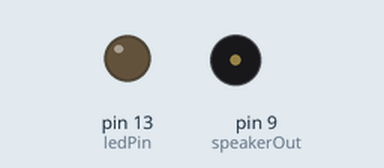
Simulated run of this sketch. Board: Arduino Uno, built with avr-gcc and run on an emulated ATmega328P. On the bench: output pins drawn as LEDs (lit = HIGH), buzzer (waves = sounding).

Above: at 0.1 s.
At 37.78 s:
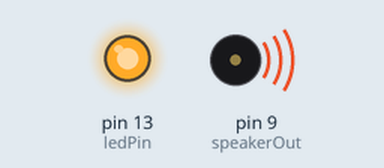
Timing chart, 0 to 40.0 s (numbered marks = the images above):
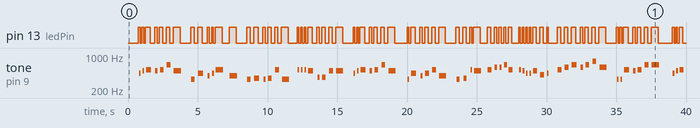

The sketch:

MYtoneMelody.ino
```cpp
/*
  Arduino Mario Bros Tunes
  With Piezo Buzzer and PWM

  Connect the positive side of the Buzzer to pin 3,
  then the negative side to a 1k ohm resistor. Connect
  the other side of the 1 k ohm resistor to
  ground(GND) pin on the Arduino.

  by: Dipto Pratyaksa
  last updated: 31/3/13
*/
#include "pitches.h"

int castleSky[] = {
  0, 0, 0, NOTE_A4, NOTE_B4,
  NOTE_C5, NOTE_B4, NOTE_C5, NOTE_E5,
  NOTE_B4, 0, NOTE_E4,
  NOTE_A4, NOTE_G4, NOTE_A4, NOTE_C5,
  NOTE_G4, 0, NOTE_E4,
  NOTE_F4, NOTE_E4, NOTE_F4, NOTE_C5,
  NOTE_E4, 0, NOTE_C5, NOTE_C5, NOTE_C5,
  NOTE_B4, NOTE_FS4, NOTE_FS4, NOTE_B4,
  NOTE_B4, 0, NOTE_A4, NOTE_B4,
  NOTE_C5, NOTE_B4, NOTE_C5, NOTE_E5,
  NOTE_B4, 0, 0, NOTE_E4,
  // REPEAT
  NOTE_A4, NOTE_G4, NOTE_A4, NOTE_C5,
  NOTE_G4, 0, NOTE_E4,
  NOTE_F4, NOTE_C5, NOTE_B4, NOTE_C5,
  NOTE_D5, NOTE_D5, NOTE_E5, NOTE_C5, 0,
  NOTE_C5, NOTE_B4, NOTE_A4, NOTE_A4, NOTE_B4, NOTE_GS4,
  NOTE_A4, 0, NOTE_C5, NOTE_D5,
  NOTE_E5, NOTE_D5, NOTE_E5, NOTE_G5,
  NOTE_D5, 0, NOTE_E4, NOTE_E4,
  NOTE_C5, NOTE_B4, NOTE_C5, NOTE_E5,
  NOTE_E5, 0, 0,
  NOTE_A4, NOTE_B4, NOTE_C5, NOTE_B4, NOTE_D5,
  NOTE_C5, NOTE_G4, NOTE_G4, 0,
  NOTE_F5, NOTE_E5, NOTE_D5, NOTE_C5,
  NOTE_E5
};

int tempoCastleSky[] = {
  4, 4, 4, 8, 8,
  3, 6, 4, 4,
  2, 4, 4,
  3, 6, 8, 2.6,
  2, 4, 4,
  3, 6, 4, 4,
  2, 8, 8, 8, 8,
  3, 6, 4, 4,
  2, 4, 8, 8,
  3, 6, 4, 4,
  2, 4, 8, 8,
  //repeat
  3, 6, 4, 4,
  2, 4, 4,
  4, 8, 2.6, 4,
  6, 6, 6, 4, 4,
  8, 8, 8, 8, 4, 4,
  8, 2.6, 4, 4,
  3, 6, 4, 4,
  2, 4, 8, 8,
  3, 6, 4, 4,
  2, 4, 4,
  8, 8, 4, 4, 4,
  3, 6, 4, 4,
  4, 4, 4, 4,
  1
};

int flyMeToTheMoon[] = {
  NOTE_C5, NOTE_B4, NOTE_A4, NOTE_G4, NOTE_F4,
  NOTE_G4, NOTE_A4, NOTE_C5, NOTE_B4,
  NOTE_A4, NOTE_G4, NOTE_F4, NOTE_E4,
  0, 0, 0,
  NOTE_A4, NOTE_G4, NOTE_F4, NOTE_E4, NOTE_D4,
  NOTE_E4, NOTE_F4, NOTE_A4,
  NOTE_GS4, NOTE_F4, NOTE_E4, NOTE_D4, NOTE_C4,
  // Ending
  NOTE_CS4, NOTE_D4, NOTE_A4, NOTE_A4,
  NOTE_C5, NOTE_B4,
  NOTE_E5,
  0, 0, 0, NOTE_E5,
  NOTE_E5, NOTE_C5, NOTE_C5,
  0, 0, NOTE_C5, NOTE_D5,
  NOTE_C5, 0, 0, 0
//    ,
//  NOTE_CS4, NOTE_D4, NOTE_A4, NOTE_A4, 0, NOTE_C5, NOTE_B4, NOTE_G4,
//  0, NOTE_B3, NOTE_C4, NOTE_F4, NOTE_F4, 0, NOTE_A4, NOTE_GS4, NOTE_F4, NOTE_E4
};

int tempoFlyMe[] = {
  3, 6, 8, 4, 2.3,
  6, 8, 4, 2.3,
  6, 8, 4, 2.3,
  4, 4, 4,
  3, 6, 8, 4, 2.3,
  6, 4, 4,
  4, 4, 6, 4, 2.3,
  2, 3, 4, 1.8,
  4, 3,
  1,
  4, 4, 4, 4,
  4, 4, 2,
  4, 4, 4, 1.8,
  4, 4, 4, 4,
  1, 4, 4, 4

};

int ledPin = 13;
int speakerOut = 9;
int statePin = LOW;

void setup() {
  pinMode(speakerOut, OUTPUT);
  pinMode(ledPin, OUTPUT);
}

void loop() {
  sing(1);
  delay(2000);
  sing(2);
  delay(2000);
}

int song = 0;
int tempoFactor = 1.30;

void sing(int s) {
  int size = 0;
  switch(s) {
    case 1:
      Serial.println("Castle of the Sky");
      size = sizeof(castleSky) / sizeof(int);
      for (int thisNote = 0; thisNote < size; thisNote++) {

        // to calculate the note duration, take one second
        // divided by the note type.
        //e.g. quarter note = 1000 / 4, eighth note = 1000/8, etc.
        int noteDuration = 1000 / tempoCastleSky[thisNote];

        buzz(speakerOut, castleSky[thisNote], noteDuration);

        // to distinguish the notes, set a minimum time between them.
        // the note's duration + 30% seems to work well:
        int pauseBetweenNotes = noteDuration * tempoFactor;
        delay(pauseBetweenNotes);

        // stop the tone playing:
        buzz(speakerOut, 0, noteDuration);
      }
      break;
    case 2:
      Serial.println("Fly me to the moon");
      size = sizeof(flyMeToTheMoon) / sizeof(int);
      for (int thisNote = 0; thisNote < size; thisNote++) {

        // to calculate the note duration, take one second
        // divided by the note type.
        //e.g. quarter note = 1000 / 4, eighth note = 1000/8, etc.
        int noteDuration = 1000 / tempoFlyMe[thisNote];

        buzz(speakerOut, flyMeToTheMoon[thisNote], noteDuration);

        // to distinguish the notes, set a minimum time between them.
        // the note's duration + 30% seems to work well:
        int pauseBetweenNotes = noteDuration * tempoFactor;
        delay(pauseBetweenNotes);

        // stop the tone playing:
        buzz(speakerOut, 0, noteDuration);
      }
      break;
    default:
    break;
  }
}

void buzz(int targetPin, long frequency, long length) {
  digitalWrite(ledPin, HIGH);
  long delayValue = 1000000 / frequency / 2; // calculate the delay value between transitions
  //// 1 second's worth of microseconds, divided by the frequency, then split in half since
  //// there are two phases to each cycle
  long numCycles = frequency * length / 1000; // calculate the number of cycles for proper timing
  //// multiply frequency, which is really cycles per second, by the number of seconds to
  //// get the total number of cycles to produce
  for (long i = 0; i < numCycles; i++) { // for the calculated length of time...
    digitalWrite(targetPin, HIGH); // write the buzzer pin high to push out the diaphram
    delayMicroseconds(delayValue); // wait for the calculated delay value
    digitalWrite(targetPin, LOW); // write the buzzer pin low to pull back the diaphram
    delayMicroseconds(delayValue); // wait again or the calculated delay value
  }
  digitalWrite(ledPin, LOW);

}
```

pitches.h
```cpp
/*************************************************
 * Public Constants
 *************************************************/

#define NOTE_B0  31
#define NOTE_C1  33
#define NOTE_CS1 35
#define NOTE_D1  37
#define NOTE_DS1 39
#define NOTE_E1  41
#define NOTE_F1  44
#define NOTE_FS1 46
#define NOTE_G1  49
#define NOTE_GS1 52
#define NOTE_A1  55
#define NOTE_AS1 58
#define NOTE_B1  62
#define NOTE_C2  65
#define NOTE_CS2 69
#define NOTE_D2  73
#define NOTE_DS2 78
#define NOTE_E2  82
#define NOTE_F2  87
#define NOTE_FS2 93
#define NOTE_G2  98
#define NOTE_GS2 104
#define NOTE_A2  110
#define NOTE_AS2 117
#define NOTE_B2  123
#define NOTE_C3  131
#define NOTE_CS3 139
#define NOTE_D3  147
#define NOTE_DS3 156
#define NOTE_E3  165
#define NOTE_F3  175
#define NOTE_FS3 185
#define NOTE_G3  196
#define NOTE_GS3 208
#define NOTE_A3  220
#define NOTE_AS3 233
#define NOTE_B3  247
#define NOTE_C4  262
#define NOTE_CS4 277
#define NOTE_D4  294
#define NOTE_DS4 311
#define NOTE_E4  330
#define NOTE_F4  349
#define NOTE_FS4 370
#define NOTE_G4  392
#define NOTE_GS4 415
#define NOTE_A4  440
#define NOTE_AS4 466
#define NOTE_B4  494
#define NOTE_C5  523
#define NOTE_CS5 554
#define NOTE_D5  587
#define NOTE_DS5 622
#define NOTE_E5  659
#define NOTE_F5  698
#define NOTE_FS5 740
#define NOTE_G5  784
#define NOTE_GS5 831
#define NOTE_A5  880
#define NOTE_AS5 932
#define NOTE_B5  988
#define NOTE_C6  1047
#define NOTE_CS6 1109
#define NOTE_D6  1175
#define NOTE_DS6 1245
#define NOTE_E6  1319
#define NOTE_F6  1397
#define NOTE_FS6 1480
#define NOTE_G6  1568
#define NOTE_GS6 1661
#define NOTE_A6  1760
#define NOTE_AS6 1865
#define NOTE_B6  1976
#define NOTE_C7  2093
#define NOTE_CS7 2217
#define NOTE_D7  2349
#define NOTE_DS7 2489
#define NOTE_E7  2637
#define NOTE_F7  2794
#define NOTE_FS7 2960
#define NOTE_G7  3136
#define NOTE_GS7 3322
#define NOTE_A7  3520
#define NOTE_AS7 3729
#define NOTE_B7  3951
#define NOTE_C8  4186
#define NOTE_CS8 4435
#define NOTE_D8  4699
#define NOTE_DS8 4978
```

Measured:
- by itself, pin 13 (ledPin): LOW → HIGH at 0.75 s, → LOW 0.13 s later, → HIGH 0.13 s later, → LOW 0.12 s later, … (146 changes in this stretch)
- by itself, tone on pin 9 (speakerOut): plays 438 Hz for 0.12 s, 492 Hz for 0.12 s, 521 Hz for 0.36 s, 492 Hz for 0.16 s, 521 Hz for 0.28 s, 656 Hz for 0.28 s … (73 notes in this stretch)
